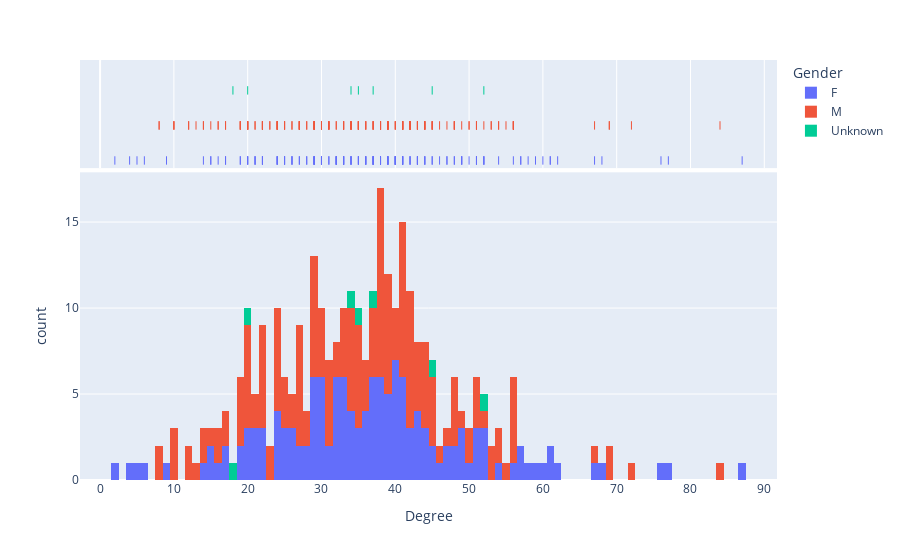

Write notebook code for a chart like this one.
### Code cell
fig = px.histogram(df, x="Degree", color="Gender", marginal="rug",nbins=100, hover_data=df.columns)
fig.show()

### Figure 1 — Plotly figure (JSON) as saved in the notebook; plotly's stock layout.template omitted (floating-point values rounded to 4 significant figures; data arrays with more than 128 entries replaced by an {"elided": "..."} marker saying what was removed)
{"data": [{"alignmentgroup": "True", "bingroup": "x", "hovertemplate": "Gender=F<br>Degree=%{x}<br>count=%{y}<extra></extra>", "legendgroup": "F", "marker": {"color": "#636efa", "pattern": {"shape": ""}}, "name": "F", "nbinsx": 100, "offsetgroup": "F", "orientation": "v", "showlegend": true, "type": "histogram", "x": {"elided": "146 int values"}, "xaxis": "x", "yaxis": "y"}, {"alignmentgroup": "True", "boxpoints": "all", "customdata": {"elided": "146x7 mixed values"}, "fillcolor": "rgba(255,255,255,0)", "hoveron": "points", "hovertemplate": "Gender=%{customdata[2]}<br>Degree=%{x}<br>studentID=%{customdata[0]}<br>Class=%{customdata[1]}<br>Closeness=%{customdata[3]}<br>Betweenness=%{customdata[4]}<br>Eigenvector=%{customdata[5]}<br>PageRank=%{customdata[6]}<extra></extra>", "jitter": 0, "legendgroup": "F", "line": {"color": "rgba(255,255,255,0)"}, "marker": {"color": "#636efa", "symbol": "line-ns-open"}, "name": "F", "offsetgroup": "F", "showlegend": false, "type": "box", "x": {"elided": "146 int values"}, "xaxis": "x2", "yaxis": "y2"}, {"alignmentgroup": "True", "bingroup": "x", "hovertemplate": "Gender=M<br>Degree=%{x}<br>count=%{y}<extra></extra>", "legendgroup": "M", "marker": {"color": "#EF553B", "pattern": {"shape": ""}}, "name": "M", "nbinsx": 100, "offsetgroup": "M", "orientation": "v", "showlegend": true, "type": "histogram", "x": {"elided": "176 int values"}, "xaxis": "x", "yaxis": "y"}, {"alignmentgroup": "True", "boxpoints": "all", "customdata": {"elided": "176x7 mixed values"}, "fillcolor": "rgba(255,255,255,0)", "hoveron": "points", "hovertemplate": "Gender=%{customdata[2]}<br>Degree=%{x}<br>studentID=%{customdata[0]}<br>Class=%{customdata[1]}<br>Closeness=%{customdata[3]}<br>Betweenness=%{customdata[4]}<br>Eigenvector=%{customdata[5]}<br>PageRank=%{customdata[6]}<extra></extra>", "jitter": 0, "legendgroup": "M", "line": {"color": "rgba(255,255,255,0)"}, "marker": {"color": "#EF553B", "symbol": "line-ns-open"}, "name": "M", "offsetgroup": "M", "showlegend": false, "type": "box", "x": {"elided": "176 int values"}, "xaxis": "x2", "yaxis": "y2"}, {"alignmentgroup": "True", "bingroup": "x", "hovertemplate": "Gender=Unknown<br>Degree=%{x}<br>count=%{y}<extra></extra>", "legendgroup": "Unknown", "marker": {"color": "#00cc96", "pattern": {"shape": ""}}, "name": "Unknown", "nbinsx": 100, "offsetgroup": "Unknown", "orientation": "v", "showlegend": true, "type": "histogram", "x": [34, 45, 37, 35, 52, 18, 20], "xaxis": "x", "yaxis": "y"}, {"alignmentgroup": "True", "boxpoints": "all", "customdata": [[34, "MP", "Unknown", 0, 0, 6.174e-103, 0.0008514], [41, "MP", "Unknown", 0.009202, 0.0009144, 8.985e-98, 0.0008617], [243, "MP", "Unknown", 0.05954, 0.000634, 5.047e-71, 0.0009857], [420, "MP", "Unknown", 0.1323, 0.001998, 2.153e-49, 0.001078], [58, "PC*", "Unknown", 0.01534, 0.002096, 9.051e-98, 0.0009657], [209, "PC*", "Unknown", 0.06945, 0.0005264, 4.193e-68, 0.001078], [979, "2BIO2", "Unknown", 0.2525, 0.0001521, 5.443e-27, 0.003233]], "fillcolor": "rgba(255,255,255,0)", "hoveron": "points", "hovertemplate": "Gender=%{customdata[2]}<br>Degree=%{x}<br>studentID=%{customdata[0]}<br>Class=%{customdata[1]}<br>Closeness=%{customdata[3]}<br>Betweenness=%{customdata[4]}<br>Eigenvector=%{customdata[5]}<br>PageRank=%{customdata[6]}<extra></extra>", "jitter": 0, "legendgroup": "Unknown", "line": {"color": "rgba(255,255,255,0)"}, "marker": {"color": "#00cc96", "symbol": "line-ns-open"}, "name": "Unknown", "offsetgroup": "Unknown", "showlegend": false, "type": "box", "x": [34, 45, 37, 35, 52, 18, 20], "xaxis": "x2", "yaxis": "y2"}], "layout": {"autosize": true, "barmode": "relative", "legend": {"title": {"text": "Gender"}, "tracegroupgap": 0}, "margin": {"t": 60}, "xaxis": {"anchor": "y", "autorange": true, "domain": [0, 1], "range": [-2.722, 91.72], "title": {"text": "Degree"}, "type": "linear"}, "xaxis2": {"anchor": "y2", "autorange": true, "domain": [0, 1], "matches": "x", "range": [-2.722, 91.72], "showgrid": true, "showticklabels": false, "type": "linear"}, "yaxis": {"anchor": "x", "autorange": true, "domain": [0, 0.7326], "range": [0, 17.89], "title": {"text": "count"}}, "yaxis2": {"anchor": "x2", "autorange": true, "domain": [0.7426, 1], "matches": "y2", "range": [-0.6678, 2.5], "showgrid": false, "showline": false, "showticklabels": false, "ticks": "", "type": "category"}}}
